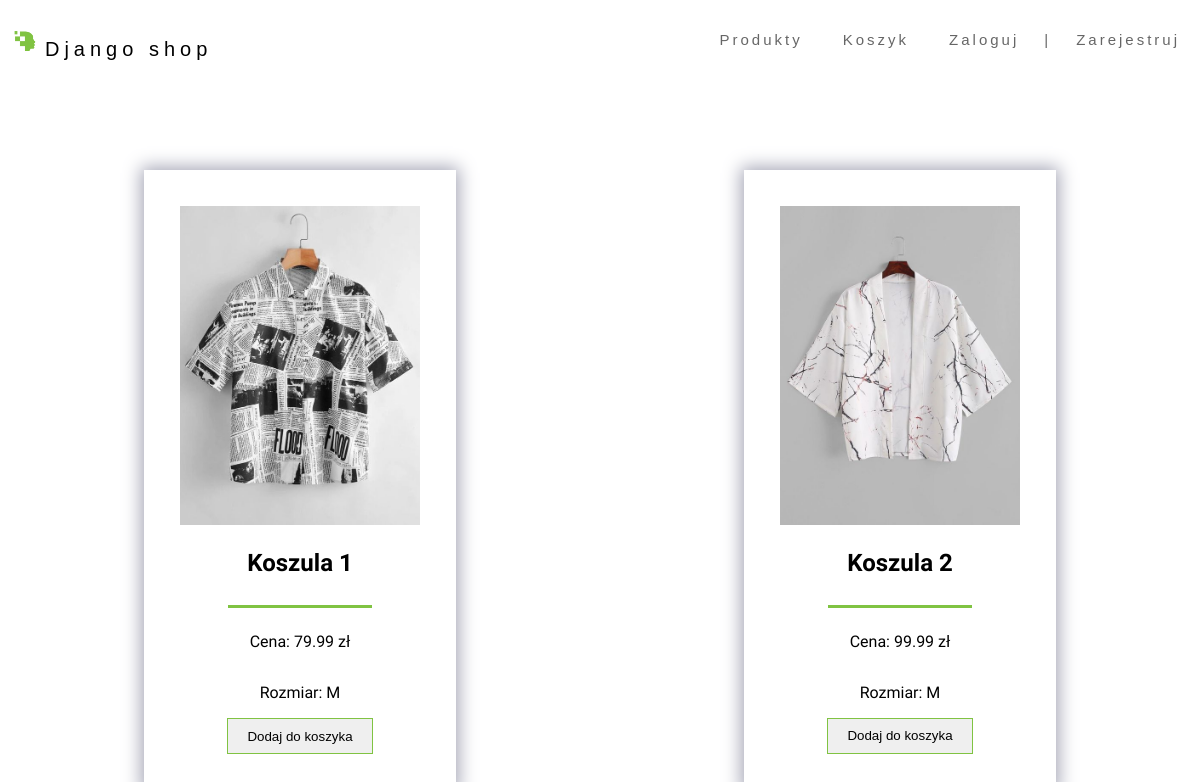
The app's page /products/, older data.
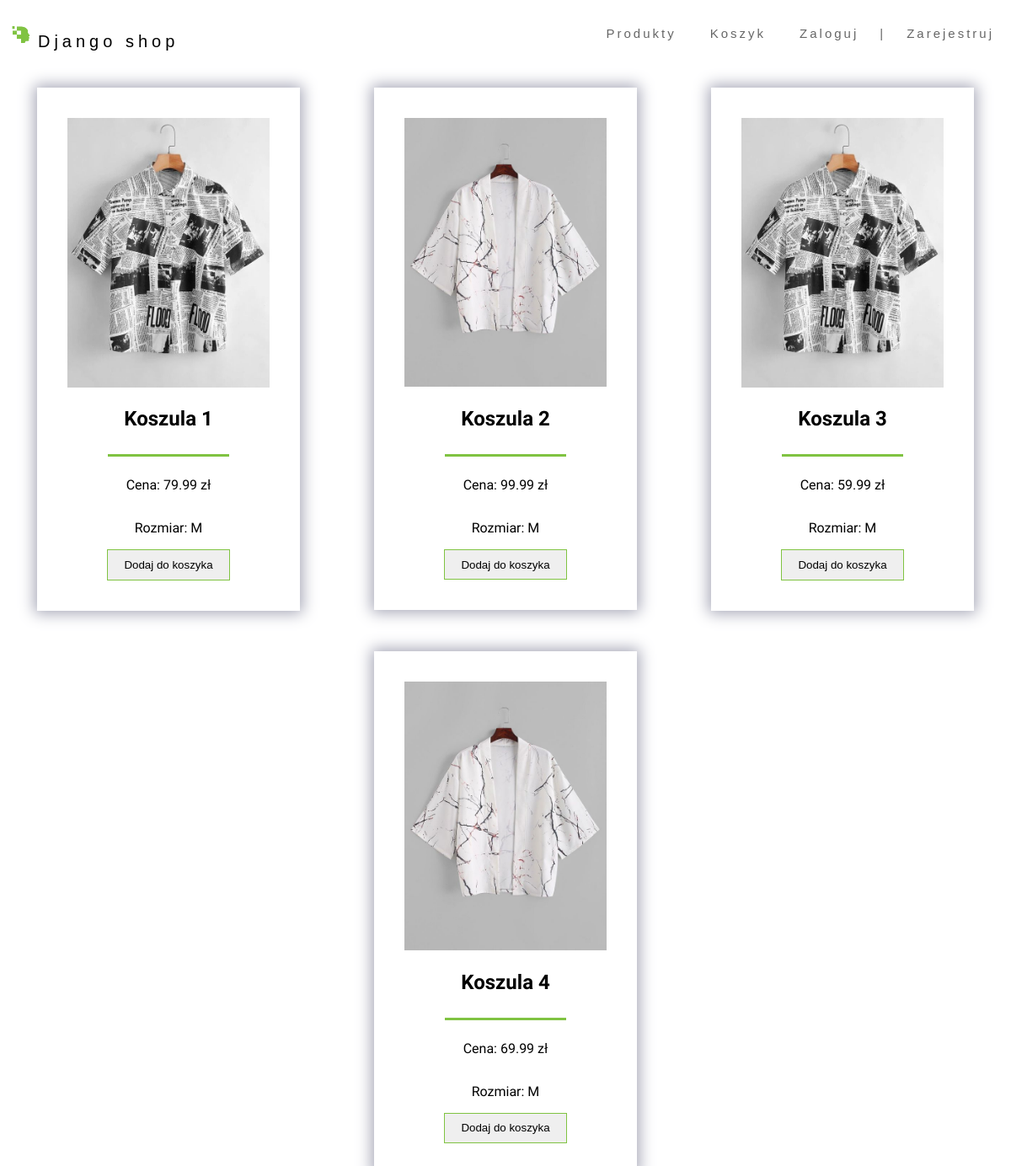
The same page, newer data.
### shop/models.py (models this page shows, shortened)
class Product(models.Model):
    class SizeEnum(models.TextChoices):
        S = "S"
        M = "M"
        L = "L"
    name = models.CharField(max_length=200, null=True)
    price = models.FloatField()
    size = models.CharField(max_length=2, choices = SizeEnum.choices, default=SizeEnum.M)
    image = models.ImageField(null=True, blank=True)
    @property
    def imageURL(self):
        try:
            self.url = self.image.url
        except:
            self.url = ''
        return self.url

### shop/views.py (the view)
# urls.py: path('products/', views.products, name="products"),
def products(request):
    data = cartData(request)
    cartItems = data['cartItems']
    order = data['order']
    items = data['items']
    products = Product.objects.all()
    context = {'products': products, 'cartItems': cartItems}
    return render(request, 'shop/products.html', context)

### shop/utils.py (called while the page is built, shortened)
def cookieCart(request):
	try:
		cart = json.loads(request.COOKIES['cart'])
	except:
		cart = {}
		print('CART:', cart)
	items = []
	order = {'get_cart_total':0, 'get_cart_items':0}
	cartItems = order['get_cart_items']
	return {'cartItems':cartItems ,'order':order, 'items':items}

def cartData(request):
	if request.user.is_authenticated:
		customer = request.user.customer
		order, created = Order.objects.get_or_create(customer=customer, complete=False)
		items = order.orderitem_set.all()
		cartItems = order.get_cart_items
	else:
		cookieData = cookieCart(request)
		cartItems = cookieData['cartItems']
		order = cookieData['order']
		items = cookieData['items']
	return {'cartItems': cartItems, 'order': order, 'items': items}

### shop/templates/shop/products.html
{% extends 'shop/index.html' %}
{% load static %}
{% block css %}
    <link rel="stylesheet" href="{% static 'css/products.css' %}">
{% endblock css %}
{% block content %}
	<section class="products-container">
		{% for product in products %}
		<div class="product">
            <a data-product="{{ product.id }}" href="{% url 'single' product.id %}"><img src="{{ product.imageURL }}"/></a>
			<h1>{{ product.name }}</h1>
			<hr>
			<p>Cena: {{ product.price | floatformat:2 }} zł</p>
			<p>Rozmiar: {{ product.size }}</p>
			<button class="btn update-button" data-product={{product.id}} data-action="add">Dodaj do koszyka</button>
		</div>
		{% endfor %}
	</section>
{% endblock content %}

### shop/templates/shop/index.html (shortened to what this page needs)
<!DOCTYPE html>
{% load static %}
<html lang="pl">
<head>
    <link href="https://cdnjs.cloudflare.com/ajax/libs/font-awesome/6.2.0/css/all.min.css" rel="stylesheet">
    <link rel="stylesheet" href="{% static 'css/style.css' %}">
    {% block css %}
    {% endblock css %}
</head>
<body>
    <nav>
        <ul>
            <li class="primary-nav">
                <img src="{% static 'img/wsei-logo.png' %}" alt="logo">
                <a href="{% url 'home' %}">Django shop</a>
            </li>
            <li class="secondary-nav">
                {% if request.user.is_authenticated %}
                <a href="{% url 'user' %}">{{request.user}}</a>
                <a>|</a>
                <a href="{% url 'logout' %}">Wyloguj</a>
                {% elif not request.user.is_authenticated %}
                <a href="{% url 'login' %}">Zaloguj</a>
                <a>|</a>
                <a href="{% url 'register' %}">Zarejestruj</a>
                {% endif %}
            </li>
            <li class="secondary-nav">
                <a href="{% url 'cart' %}">Koszyk</a>
            </li>
            <li class="secondary-nav">
                <a href="{% url 'products' %}">Produkty</a>
            </li>
        </ul>
    </nav>
    <main>
        {% block content %}
        {% endblock content %}
    </main>
</body>
</html>

### static/css/style.css (style rules this page uses)
* { padding: 0; text-decoration: none; }
body, html { height: 100%; margin: 0; font-family: 'Albert Sans', sans-serif; max-width: 100%; overflow-x: hidden; background-color: white; }
nav>ul>li { display: inline-block; }
nav { position: fixed; top: 0; width: 100%; z-index: 1; background-color: white; overflow: auto; padding: 10px 30px 20px 10px; }
.primary-nav { float: left; font-size: 20px; }
.primary-nav>a { letter-spacing: 5px; }
.primary-nav>img { width: 30px; }
.secondary-nav>a { letter-spacing: 1px; color: rgba(0, 0, 0, 0.6); font-size: 15px; letter-spacing: 3px; padding-right: 20px; }
.secondary-nav { float: right; margin-right: 10px; margin-left: 10px; font-size: 20px; }
nav>ul>li>a { color: black; font-family: helvetica; text-decoration: none; }

### static/css/products.css (style rules this page uses)
.products-container { min-height: 100vh; display: flex; align-items: center; flex-wrap: wrap; justify-content: space-around; align-items: center; margin-top: 10vh; }
.product { box-shadow: 0px 0px 17px 3px rgb(165, 166, 182); margin: 2%; padding: 3%; width: 20%; display: flex; justify-content: space-around; align-items: center; flex-direction: column; }
.product hr { height: 3px; width: 60%; background: #80c342; border: none; outline: 0; }
.product img { width: 20vw; }
.btn { padding: 4% 8% 4% 8%; border: none; color: black; cursor: pointer; transition: .3s; border:solid 1px #80C342; }

Row changes from the older to the newer data that the page shows:
added Product: imageURL (picture), name "Koszula 3", price "59.99", size "M"
added Product: imageURL (picture), name "Koszula 4", price "69.99", size "M"
